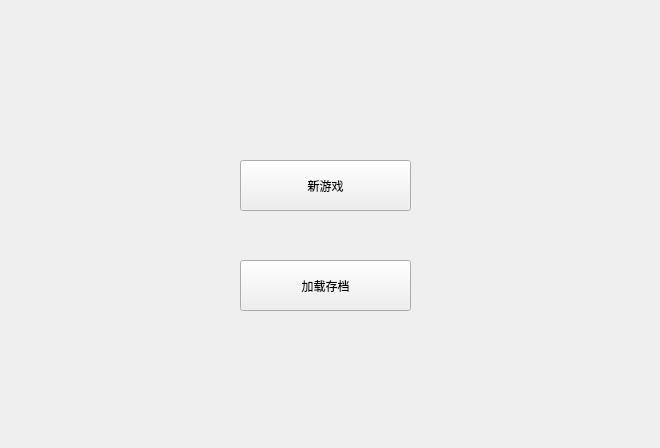
<?xml version="1.0" encoding="UTF-8"?>
<ui version="4.0">
 <class>window0</class>
 <widget class="QMainWindow" name="window0">
  <property name="geometry">
   <rect>
    <x>0</x>
    <y>0</y>
    <width>660</width>
    <height>448</height>
   </rect>
  </property>
  <property name="sizePolicy">
   <sizepolicy hsizetype="Fixed" vsizetype="Fixed">
    <horstretch>0</horstretch>
    <verstretch>0</verstretch>
   </sizepolicy>
  </property>
  <property name="minimumSize">
   <size>
    <width>660</width>
    <height>448</height>
   </size>
  </property>
  <property name="maximumSize">
   <size>
    <width>660</width>
    <height>448</height>
   </size>
  </property>
  <property name="windowTitle">
   <string>NoGo</string>
  </property>
  <widget class="QWidget" name="centralWidget">
   <widget class="QPushButton" name="loadGameButton">
    <property name="geometry">
     <rect>
      <x>240</x>
      <y>260</y>
      <width>171</width>
      <height>51</height>
     </rect>
    </property>
    <property name="text">
     <string>加载存档</string>
    </property>
   </widget>
   <widget class="QPushButton" name="newGameButton">
    <property name="geometry">
     <rect>
      <x>240</x>
      <y>160</y>
      <width>171</width>
      <height>51</height>
     </rect>
    </property>
    <property name="cursor">
     <cursorShape>ArrowCursor</cursorShape>
    </property>
    <property name="mouseTracking">
     <bool>false</bool>
    </property>
    <property name="text">
     <string>新游戏</string>
    </property>
   </widget>
   <widget class="QLabel" name="background">
    <property name="geometry">
     <rect>
      <x>0</x>
      <y>0</y>
      <width>660</width>
      <height>448</height>
     </rect>
    </property>
    <property name="sizePolicy">
     <sizepolicy hsizetype="Fixed" vsizetype="Fixed">
      <horstretch>0</horstretch>
      <verstretch>0</verstretch>
     </sizepolicy>
    </property>
    <property name="text">
     <string/>
    </property>
    <property name="pixmap">
     <pixmap resource="mianWindow.qrc">:/mianWindow/resources/context.png</pixmap>
    </property>
   </widget>
   <zorder>background</zorder>
   <zorder>newGameButton</zorder>
   <zorder>loadGameButton</zorder>
  </widget>
 </widget>
 <layoutdefault spacing="6" margin="11"/>
 <resources>
  <include location="mianWindow.qrc"/>
 </resources>
 <connections/>
</ui>
